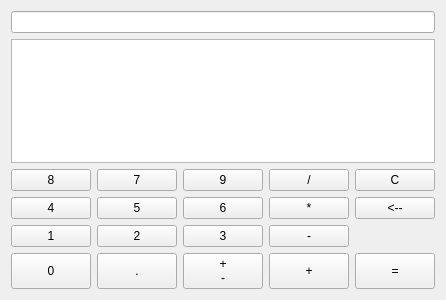
<?xml version="1.0" encoding="UTF-8"?>
<ui version="4.0">
 <class>FormCalc</class>
 <widget class="QWidget" name="FormCalc">
  <property name="geometry">
   <rect>
    <x>0</x>
    <y>0</y>
    <width>419</width>
    <height>300</height>
   </rect>
  </property>
  <property name="windowTitle">
   <string>Form</string>
  </property>
  <layout class="QVBoxLayout" name="verticalLayout">
   <item>
    <widget class="QLineEdit" name="leView">
     <property name="sizePolicy">
      <sizepolicy hsizetype="Expanding" vsizetype="Preferred">
       <horstretch>0</horstretch>
       <verstretch>0</verstretch>
      </sizepolicy>
     </property>
     <property name="alignment">
      <set>Qt::AlignRight|Qt::AlignTrailing|Qt::AlignVCenter</set>
     </property>
     <property name="readOnly">
      <bool>true</bool>
     </property>
    </widget>
   </item>
   <item>
    <widget class="QListWidget" name="lwHist"/>
   </item>
   <item>
    <layout class="QGridLayout" name="gridLayout">
     <item row="3" column="3">
      <widget class="QPushButton" name="pbPlus">
       <property name="sizePolicy">
        <sizepolicy hsizetype="Expanding" vsizetype="Expanding">
         <horstretch>0</horstretch>
         <verstretch>0</verstretch>
        </sizepolicy>
       </property>
       <property name="text">
        <string>+</string>
       </property>
      </widget>
     </item>
     <item row="2" column="3">
      <widget class="QPushButton" name="pbMinus">
       <property name="sizePolicy">
        <sizepolicy hsizetype="Expanding" vsizetype="Expanding">
         <horstretch>0</horstretch>
         <verstretch>0</verstretch>
        </sizepolicy>
       </property>
       <property name="text">
        <string>-</string>
       </property>
      </widget>
     </item>
     <item row="3" column="1">
      <widget class="QPushButton" name="pbDot">
       <property name="sizePolicy">
        <sizepolicy hsizetype="Expanding" vsizetype="Expanding">
         <horstretch>0</horstretch>
         <verstretch>0</verstretch>
        </sizepolicy>
       </property>
       <property name="text">
        <string>.</string>
       </property>
      </widget>
     </item>
     <item row="2" column="0">
      <widget class="QPushButton" name="pbNum_1">
       <property name="sizePolicy">
        <sizepolicy hsizetype="Expanding" vsizetype="Expanding">
         <horstretch>0</horstretch>
         <verstretch>0</verstretch>
        </sizepolicy>
       </property>
       <property name="text">
        <string>1</string>
       </property>
      </widget>
     </item>
     <item row="1" column="3">
      <widget class="QPushButton" name="pbMult">
       <property name="sizePolicy">
        <sizepolicy hsizetype="Expanding" vsizetype="Expanding">
         <horstretch>0</horstretch>
         <verstretch>0</verstretch>
        </sizepolicy>
       </property>
       <property name="text">
        <string>*</string>
       </property>
      </widget>
     </item>
     <item row="3" column="2">
      <widget class="QPushButton" name="pbNegate">
       <property name="sizePolicy">
        <sizepolicy hsizetype="Expanding" vsizetype="Expanding">
         <horstretch>0</horstretch>
         <verstretch>0</verstretch>
        </sizepolicy>
       </property>
       <property name="text">
        <string>+
-</string>
       </property>
      </widget>
     </item>
     <item row="0" column="3">
      <widget class="QPushButton" name="pbDivide">
       <property name="sizePolicy">
        <sizepolicy hsizetype="Expanding" vsizetype="Expanding">
         <horstretch>0</horstretch>
         <verstretch>0</verstretch>
        </sizepolicy>
       </property>
       <property name="text">
        <string>/</string>
       </property>
      </widget>
     </item>
     <item row="3" column="0">
      <widget class="QPushButton" name="pbNum_0">
       <property name="sizePolicy">
        <sizepolicy hsizetype="Expanding" vsizetype="Expanding">
         <horstretch>0</horstretch>
         <verstretch>0</verstretch>
        </sizepolicy>
       </property>
       <property name="text">
        <string>0</string>
       </property>
      </widget>
     </item>
     <item row="1" column="2">
      <widget class="QPushButton" name="pbNum_6">
       <property name="sizePolicy">
        <sizepolicy hsizetype="Expanding" vsizetype="Expanding">
         <horstretch>0</horstretch>
         <verstretch>0</verstretch>
        </sizepolicy>
       </property>
       <property name="text">
        <string>6</string>
       </property>
      </widget>
     </item>
     <item row="1" column="0">
      <widget class="QPushButton" name="pbNum_4">
       <property name="sizePolicy">
        <sizepolicy hsizetype="Expanding" vsizetype="Expanding">
         <horstretch>0</horstretch>
         <verstretch>0</verstretch>
        </sizepolicy>
       </property>
       <property name="text">
        <string>4</string>
       </property>
      </widget>
     </item>
     <item row="0" column="4">
      <widget class="QPushButton" name="pbClear">
       <property name="sizePolicy">
        <sizepolicy hsizetype="Expanding" vsizetype="Expanding">
         <horstretch>0</horstretch>
         <verstretch>0</verstretch>
        </sizepolicy>
       </property>
       <property name="text">
        <string>C</string>
       </property>
      </widget>
     </item>
     <item row="1" column="1">
      <widget class="QPushButton" name="pbNum_5">
       <property name="sizePolicy">
        <sizepolicy hsizetype="Expanding" vsizetype="Expanding">
         <horstretch>0</horstretch>
         <verstretch>0</verstretch>
        </sizepolicy>
       </property>
       <property name="text">
        <string>5</string>
       </property>
      </widget>
     </item>
     <item row="0" column="1">
      <widget class="QPushButton" name="pbNum_7">
       <property name="sizePolicy">
        <sizepolicy hsizetype="Expanding" vsizetype="Expanding">
         <horstretch>0</horstretch>
         <verstretch>0</verstretch>
        </sizepolicy>
       </property>
       <property name="text">
        <string>7</string>
       </property>
      </widget>
     </item>
     <item row="2" column="1">
      <widget class="QPushButton" name="pbNum_2">
       <property name="sizePolicy">
        <sizepolicy hsizetype="Expanding" vsizetype="Expanding">
         <horstretch>0</horstretch>
         <verstretch>0</verstretch>
        </sizepolicy>
       </property>
       <property name="text">
        <string>2</string>
       </property>
      </widget>
     </item>
     <item row="0" column="0">
      <widget class="QPushButton" name="pbNum_8">
       <property name="sizePolicy">
        <sizepolicy hsizetype="Expanding" vsizetype="Expanding">
         <horstretch>0</horstretch>
         <verstretch>0</verstretch>
        </sizepolicy>
       </property>
       <property name="text">
        <string>8</string>
       </property>
      </widget>
     </item>
     <item row="0" column="2">
      <widget class="QPushButton" name="pbNum_9">
       <property name="sizePolicy">
        <sizepolicy hsizetype="Expanding" vsizetype="Expanding">
         <horstretch>0</horstretch>
         <verstretch>0</verstretch>
        </sizepolicy>
       </property>
       <property name="text">
        <string>9</string>
       </property>
      </widget>
     </item>
     <item row="2" column="2">
      <widget class="QPushButton" name="pbNum_3">
       <property name="sizePolicy">
        <sizepolicy hsizetype="Expanding" vsizetype="Expanding">
         <horstretch>0</horstretch>
         <verstretch>0</verstretch>
        </sizepolicy>
       </property>
       <property name="text">
        <string>3</string>
       </property>
      </widget>
     </item>
     <item row="3" column="4">
      <widget class="QPushButton" name="pbEval">
       <property name="sizePolicy">
        <sizepolicy hsizetype="Expanding" vsizetype="Expanding">
         <horstretch>0</horstretch>
         <verstretch>0</verstretch>
        </sizepolicy>
       </property>
       <property name="text">
        <string>=</string>
       </property>
      </widget>
     </item>
     <item row="1" column="4">
      <widget class="QPushButton" name="pbBsp">
       <property name="sizePolicy">
        <sizepolicy hsizetype="Expanding" vsizetype="Expanding">
         <horstretch>0</horstretch>
         <verstretch>0</verstretch>
        </sizepolicy>
       </property>
       <property name="text">
        <string>&lt;--</string>
       </property>
      </widget>
     </item>
    </layout>
   </item>
  </layout>
 </widget>
 <resources/>
 <connections/>
</ui>
